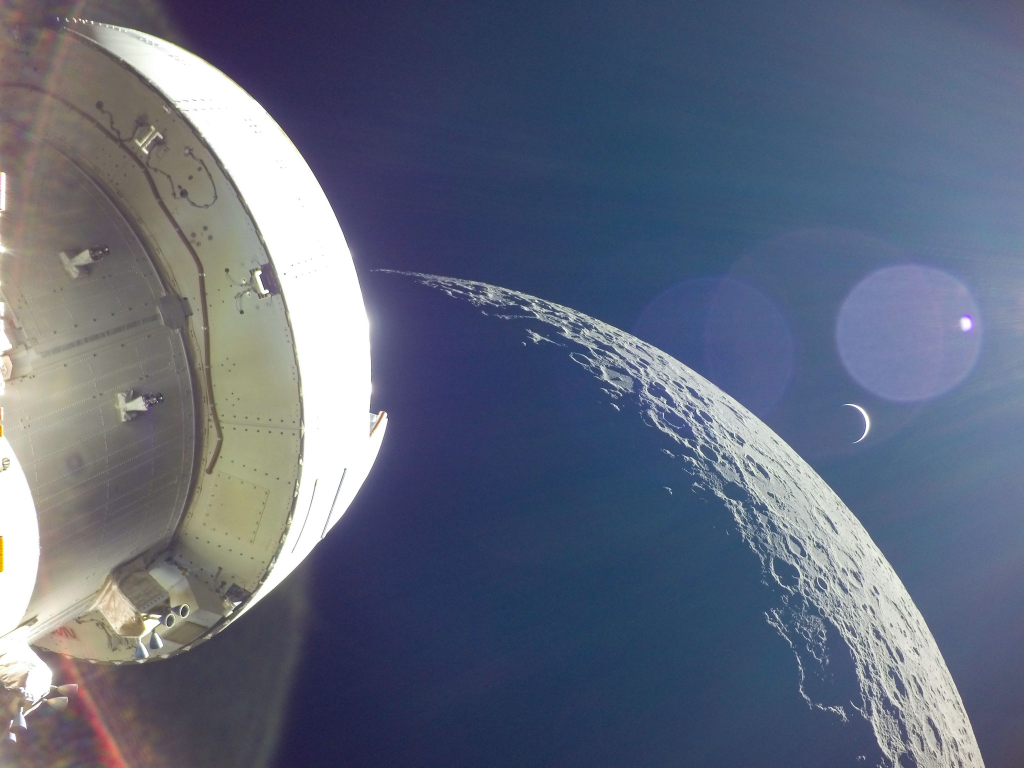
#> input picture spikes/zoomedscene-image-tour/assets/artemis-i-earth-after-opf.jpg, 2048 x 1536 px (shown at 1/2 size); its folder holds only this picture in this run
$ python main.py
#> lines starting #> are read from the running program, lines starting #| are printed output that depends on the picture
#!/usr/bin/env -S uv run --script
# /// script
# dependencies = [
#   "manim>=0.20.0",
#   "pillow>=10.0.0",
# ]
# ///

from __future__ import annotations

import argparse
import os
import shutil
import subprocess
import sys
import urllib.request
from pathlib import Path

import numpy as np
from manim import (
    LEFT,
    RIGHT,
    UP,
    ImageMobject,
    Rectangle,
    VGroup,
    WHITE,
    ZoomedScene,
    config,
    smooth,
)
from PIL import Image

config.frame_width = 16
config.frame_height = 9

SPIKE_DIR = Path(__file__).resolve().parent
REPO_ROOT = SPIKE_DIR.parent.parent
SPIKE_NAME = SPIKE_DIR.name
OUTPUT_DIR = REPO_ROOT / "videos" / SPIKE_NAME
STAGING_DIR = OUTPUT_DIR / ".manim"
ASSET_DIR = SPIKE_DIR / "assets"
SOURCE_ASSET_PATH = ASSET_DIR / "artemis-i-earth-after-opf.jpg"
BACKGROUND_IMAGE_PATH = OUTPUT_DIR / "artemis-i-earth-after-opf-16x9.jpg"
VIDEO_PATH = OUTPUT_DIR / f"{SPIKE_NAME}.webm"
POSTER_PATH = OUTPUT_DIR / f"{SPIKE_NAME}.png"

SOURCE_PAGE_URL = "https://www.nasa.gov/humans-in-space/view-the-best-images-from-nasas-artemis-i-mission/"
SOURCE_IMAGE_URL = "https://www.nasa.gov/wp-content/uploads/2022/12/artemis_i_earth_after_opf.jpg?w=2048"

IMAGE_DISPLAY_WIDTH = 14.4
IMAGE_DISPLAY_HEIGHT = 8.1
CROP_WIDTH = 2048
CROP_HEIGHT = 1152
CROP_TOP = 160
ZOOM_DISPLAY_WIDTH = 5.08
ZOOM_DISPLAY_HEIGHT = 2.86
ZOOM_FRAME_RATIO = ZOOM_DISPLAY_HEIGHT / ZOOM_DISPLAY_WIDTH

WHITE_TOKEN = "#ffffff"
PRIMARY_RED = "#9e1b32"


class _Args(argparse.Namespace):
    quality: str
    refresh_source: bool


HOTSPOTS = [
    {"pixel": (410, 448), "width": 1.42, "name": "Orion hull detail"},
    {"pixel": (1290, 612), "width": 1.58, "name": "lunar crater field"},
    {"pixel": (1788, 690), "width": 1.02, "name": "crescent Earth"},
    {"pixel": (374, 1015), "width": 1.36, "name": "service module hardware"},
]


def parse_args() -> _Args:
    parser = argparse.ArgumentParser(description="Render the ZoomedScene real Artemis photo tour spike.")
    parser.add_argument("--quality", choices=("low", "medium", "high", "production", "4k"), default="medium")
    parser.add_argument("--refresh-source", action="store_true", help="Download the NASA source photo again.")
    return parser.parse_args(namespace=_Args())


def quality_flag(quality: str) -> str:
    return {"low": "-ql", "medium": "-qm", "high": "-qh", "production": "-qp", "4k": "-qk"}[quality]


def render_command(args: _Args, poster: bool) -> list[str]:
    STAGING_DIR.mkdir(parents=True, exist_ok=True)
    target = POSTER_PATH if poster else VIDEO_PATH
    command = [
        sys.executable,
        "-m",
        "manim",
        "render",
        quality_flag(args.quality),
        "-r",
        "1600,900",
        "--fps",
        "12",
        "-o",
        target.stem,
        "--media_dir",
        str(STAGING_DIR),
    ]
    command.append("-s" if poster else "--format=webm")
    command.extend([str(Path(__file__).resolve()), "ZoomedSceneImageTour"])
    return command


# [6 lines left out: function promote, not called in this run]


def download_source_photo(force: bool = False) -> None:
    if SOURCE_ASSET_PATH.exists() and not force:
        return
    ASSET_DIR.mkdir(parents=True, exist_ok=True)
    request = urllib.request.Request(SOURCE_IMAGE_URL, headers={"User-Agent": "slidev-manim-spike/1.0"})
    with urllib.request.urlopen(request, timeout=30) as response:
        SOURCE_ASSET_PATH.write_bytes(response.read())


def prepare_background_image(force_source: bool = False) -> None:
#> called with force_source = False
    download_source_photo(force=force_source)
    if BACKGROUND_IMAGE_PATH.exists() and BACKGROUND_IMAGE_PATH.stat().st_mtime >= SOURCE_ASSET_PATH.stat().st_mtime:
        return

    OUTPUT_DIR.mkdir(parents=True, exist_ok=True)
    source = Image.open(SOURCE_ASSET_PATH).convert("RGB")
#> source is the input picture: PIL image 2048x1536 RGB; mean R, G, B 96.6, 105, 124.4
    crop = source.crop((0, CROP_TOP, CROP_WIDTH, CROP_TOP + CROP_HEIGHT))
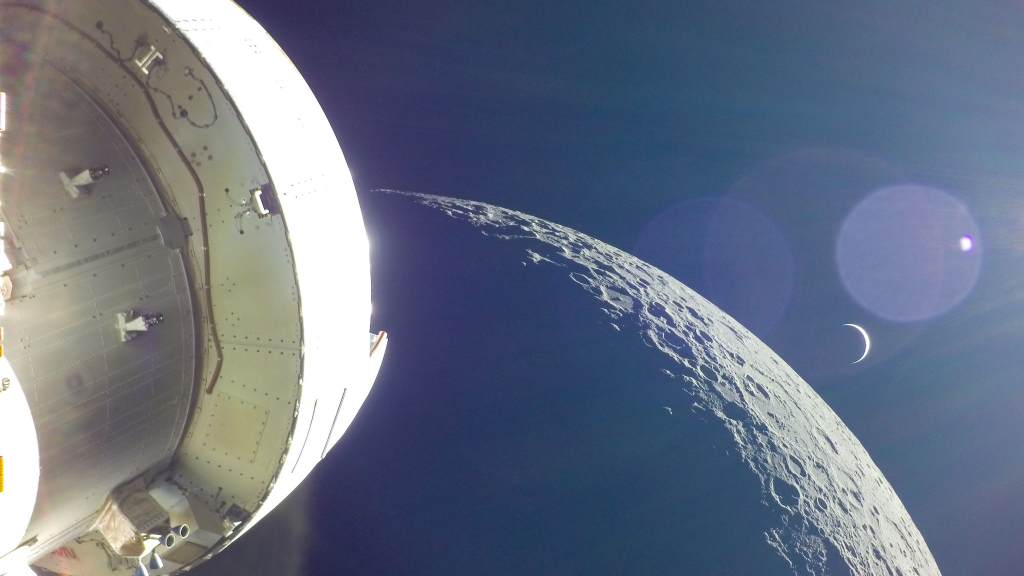
#> crop: PIL image 2048x1152 RGB (shown at 1/2 size); mean R, G, B 103.7, 113.1, 131.5
    crop.save(BACKGROUND_IMAGE_PATH, quality=95)


# [5 lines left out: function scene_point_from_pixel, not called in this run]


def display_position_for(point: np.ndarray) -> np.ndarray:
    side = RIGHT if point[0] < 0 else LEFT
    return side * 4.52 + UP * 2.43


class ZoomedSceneImageTour(ZoomedScene):
    # [63 lines left out: functions __init__, construct, not called in this run]


def main() -> int:
    args = parse_args()
    prepare_background_image(force_source=args.refresh_source)
    for poster in (False, True):
        env = {**os.environ, "SPIKE_RENDER_TARGET": "poster" if poster else "video"}
        result = subprocess.run(render_command(args, poster), check=False, env=env)
        if result.returncode != 0:
            return result.returncode
        promote((POSTER_PATH if poster else VIDEO_PATH).name, POSTER_PATH if poster else VIDEO_PATH)
    return 0


if __name__ == "__main__":
#> (the run stopped early here; a loop or call above may not have finished)
